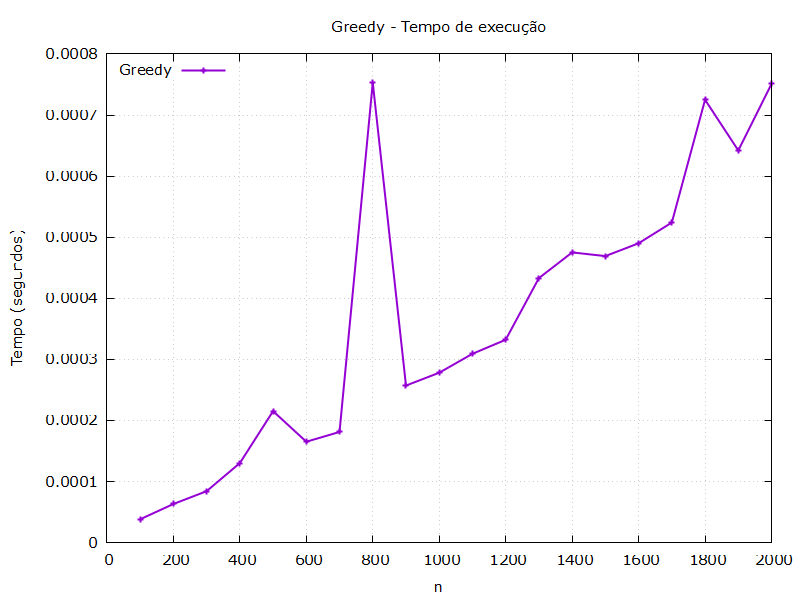

Source code (gnuplot):
set terminal pngcairo enhanced font 'Verdana,11' size 800, 600
set output 'tempoGreedy.png'

set title 'Greedy - Tempo de execução'
set xlabel 'n'
set ylabel 'Tempo (segundos)'

n = 1
Greedy = 5

set grid
set key left top

plot 'resultados.dat' using n:Greedy with linespoints  lw 2 title 'Greedy', \
